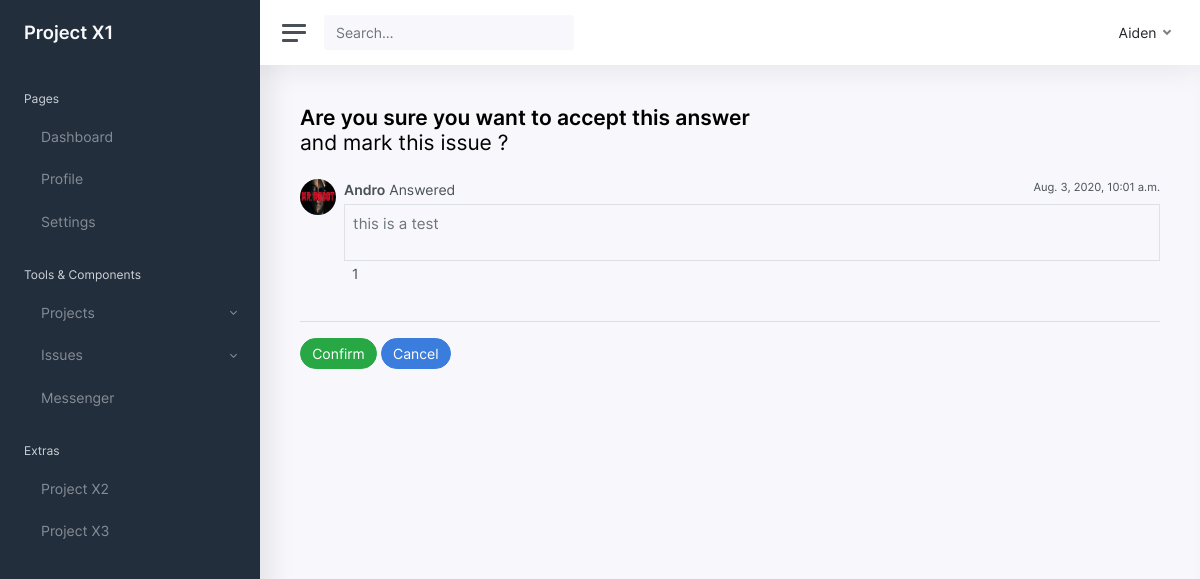
The page /issues/accept/1/ (signed in) on the database its author committed.
### issues/models.py (models this page shows, shortened)
class Answer(models.Model):
    issue = models.ForeignKey(Issue,null=True,related_name="answers",on_delete=models.CASCADE)
    user = models.ForeignKey(User,on_delete=models.CASCADE ,related_name='answers',)
    message = RichTextField(blank=True,null=True)
    date_added = models.DateTimeField(auto_now_add=True)
    likes = models.ManyToManyField(User,related_name='likes_answers')
    accepted = models.BooleanField(default = False)
    class Meta:
        ordering = ['date_added']

### accounts/models.py (models this page shows, shortened)
class Profile(models.Model):
    user = models.OneToOneField(User,null=True,on_delete=models.CASCADE)
    profile_pic = models.ImageField(null=True,blank=True,default = 'blank-profile-picture.jpg',upload_to='')
    first_name = models.CharField(max_length = 30,null=True)
    last_name = models.CharField(max_length = 30,null=True)
    phone = models.CharField(max_length = 14,null=True)
    occupation = models.CharField(max_length = 30,null=True)
    works_at = models.CharField(max_length = 30,null=True)
    skills = TaggableManager()
    country = models.CharField(max_length = 30,null=True)
    location = models.TextField()
    reputation_points = models.IntegerField(default=0)
    linkedin = models.URLField(blank=True,null=True)
    github = models.URLField(blank=True,null=True)
    twitter = models.URLField(blank=True,null=True)
    online = models.BooleanField(default=False)

### issues/views.py (the view)
# urls.py: url(r"accept/(?P<pk>\d+)/$", views.accept_answer, name="accept"),
@login_required
def accept_answer(request,pk):
    answer = models.Answer.objects.get(pk=pk)
    issue = models.Issue.objects.get(pk=answer.issue.pk)
    if request.method == 'POST':
        answer.accepted = True
        answer.save()
        issue.solve = True
        issue.save()
        return HttpResponseRedirect(reverse('issues:single',args=[str(issue.pk)]))
    else:
        return render(request,'issues/answer_confirm.html',{'answer':answer,'issue':issue})

### issues/templates/issues/answer_confirm.html (shortened to what this page needs)
{% extends "issues/issue_base.html" %}
{% block issue_content %}
<main class="content">
    <div class="container-fluid p-0">
        <div class="row mb-2 mb-xl-3">
            <div class="col-auto d-none d-sm-block">
                <h3><strong>Are you sure you want to accept this answer</strong><br> and mark this issue ?</h3>
            </div>
        </div>
        <div class="media">
            <img src="{{answer.user.profile.profile_pic.url}}" width="36" height="36" class="rounded-circle mr-2"
                alt="profile_pic">
            <div class="media-body">
                <small class="float-right text-navy">{{answer.date_added}}</small>
                <strong>{{answer.user.username}}</strong> Answered <br />
                <div style="font-size:15px;" class="border text-sm text-muted p-2 mt-1">
                    {{answer.message|safe}}
                </div>
                <a href="{% url 'issues:like' pk=answer.pk %}"></a><span
                    class="align-middle">{{answer.likes.count}}</span><br><br>
            </div>
        </div>
        <hr />
    </div>
    <form method="POST" action="{% url 'issues:accept' pk=answer.pk %}">
        <input class="btn btn-pill btn-success" type="submit" value="Confirm">
        <a class="btn btn-pill btn-primary"
            href="{% url 'issues:single' pk=issue.pk %}">Cancel</a>
    </form>
</main>
{% endblock %}

### templates/base.html (shortened to what this page needs)
<!DOCTYPE html>
<html lang="en">
{% load static %}
<head>
    <link href="{%static 'css/app.css' %}" rel="stylesheet">
</head>
<body>
    <div class="wrapper">
        <nav id="sidebar" class="sidebar">
            <div class="sidebar-content js-simplebar">
                <a class="sidebar-brand" href="{% url 'home' %}">
                    <span class="align-middle">Project X1</span>
                </a>
                <ul class="sidebar-nav">
                    <li class="sidebar-header">
                        Pages
                    </li>
                    <li class="sidebar-item ">
                        <a class="sidebar-link" href="{% url 'home' %}">
                             <span
                                class="align-middle">Dashboard</span>
                        </a>
                    </li>
                    <li class="sidebar-item">
                        <a class="sidebar-link" href="{% url 'accounts:profile' pk=user.pk %}">
                             <span class="align-middle">Profile</span>
                        </a>
                    </li>
                    <li class="sidebar-item">
                        <a class="sidebar-link" href="{% url 'set' %}">
                             <span
                                class="align-middle">Settings</span>
                        </a>
                    </li>
                    <li class="sidebar-header">
                        Tools & Components
                    </li>
                    <li class="sidebar-item">
                        <a href="#ui" data-toggle="collapse" class="sidebar-link collapsed">
                             <span
                                class="align-middle">Projects</span>
                        </a>
                    </li>
                </ul>
                <li class="sidebar-item">
                    <a href="#forms" data-toggle="collapse" class="sidebar-link collapsed">
                         <span
                            class="align-middle">Issues</span>
                    </a>
                </li>
                <li class="sidebar-item">
                    <a class="sidebar-link" href="{% url 'chats:all' %}">
                         <span class="align-middle">Messenger</span>
                    </a>
                </li>
                <li class="sidebar-header">
                    Extras
                </li>
                <li class="sidebar-item">
                    <a class="sidebar-link" href="#">
                         <span class="align-middle">Project X2</span>
                    </a>
                </li>
                <li class="sidebar-item">
                    <a class="sidebar-link" href="#">
                         <span class="align-middle">Project X3</span>
                    </a>
                </li>
            </div>
        </nav>
        <div class="main">
            <nav class="navbar navbar-expand navbar-light navbar-bg">
                <a class="sidebar-toggle d-flex">
                    <i class="hamburger align-self-center"></i>
                </a>
                <form action="{% url 'search' %}" method="POST" class="form-inline d-none d-sm-inline-block">
                    <div class="input-group input-group-navbar">
                        <input name="search" type="search" class="form-control" placeholder="Search…" aria-label="Search">
                        <div class="input-group-append">
                            <button class="btn" type="submit">
                            </button>
                        </div>
                    </div>
                </form>
                <div class="navbar-collapse collapse">
                    <ul class="navbar-nav navbar-align">
                        <li class="nav-item dropdown">
                            <a class="nav-link dropdown-toggle d-none d-sm-inline-block" href="#"
                                data-toggle="dropdown">
                                <span class="text-dark">{{user.username}}</span>
                            </a>
                        </li>
                    </ul>
                </div>
            </nav>
            {% block content %}
            {% endblock %}
        </div>
    </div>
</body>
</html>

### rows shown on the page
Answer: user.profile.profile_pic (picture), date_added "Aug. 3, 2020, 10:01 a.m.", user.username "Andro", message "this is a test", likes.count "1"

### other values the page prints
{{ user.username }} "Aiden"
